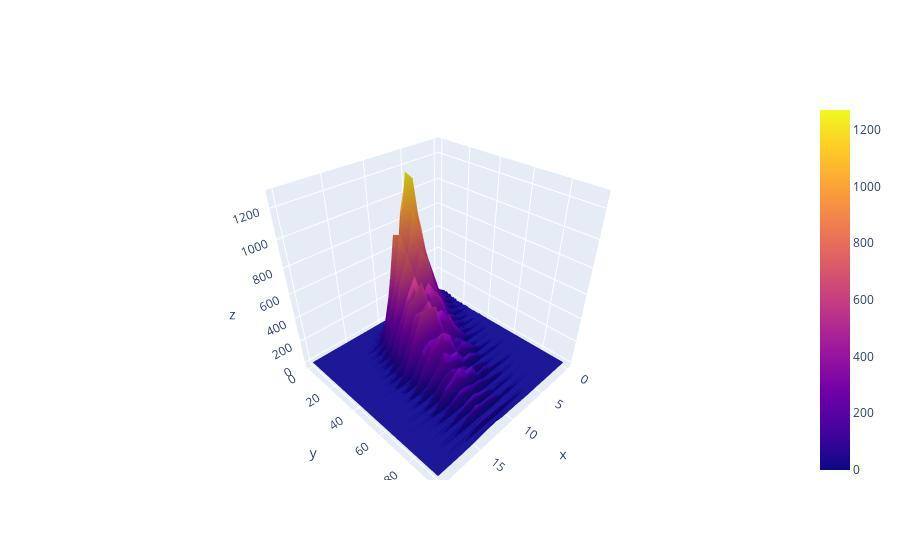

The notebook cell saved with this chart:
### Code cell
#Surface plot
df = reviews.assign(n=0).groupby(['points', 'price'])['n'].count().reset_index()
df = df[df["price"] < 100]
v = df.pivot(index='price', columns='points', values='n').fillna(0).values.tolist()
iplot([go.Surface(z=v)])
#y is points and price is x

### Figure 1 — Plotly figure (JSON) as saved in the notebook; plotly's stock layout.template omitted (floating-point values rounded to 4 significant figures; data arrays with more than 128 entries replaced by an {"elided": "..."} marker saying what was removed)
{"data": [{"type": "surface", "z": {"elided": "96x21 int values"}}], "layout": {}}
